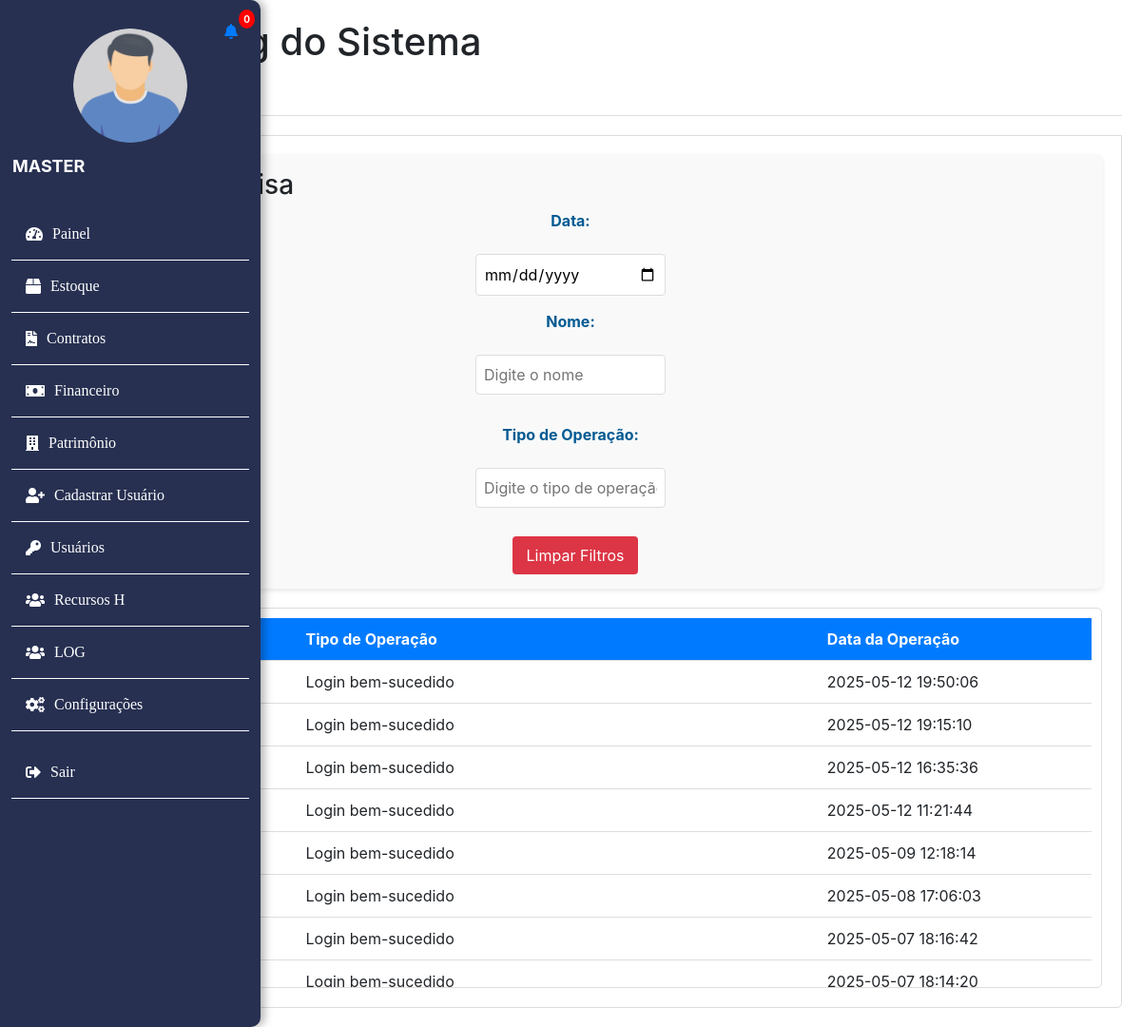
Before: /log.php (signed in) with the older database file.
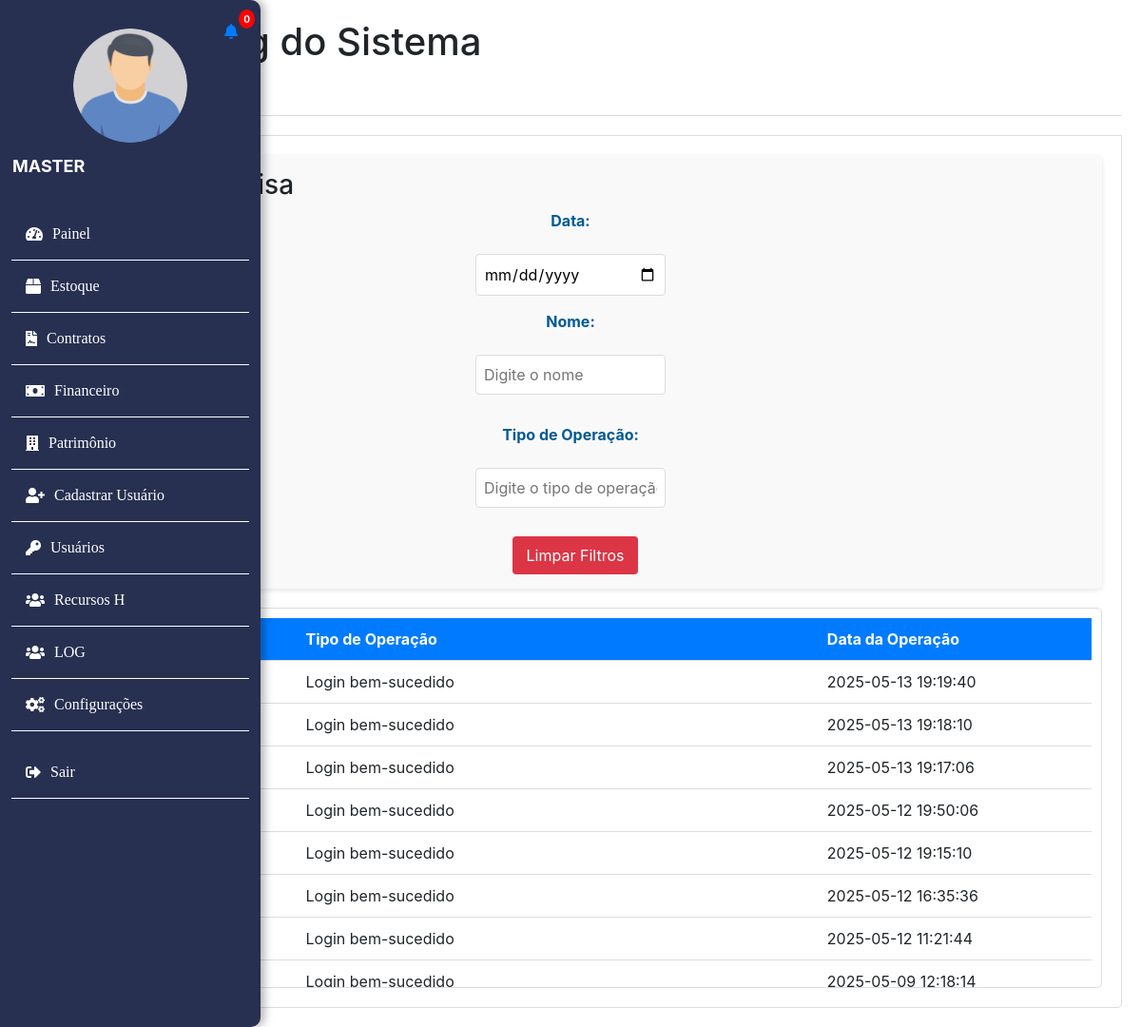
After: the same page with the newer database file.
### tables this page shows
CREATE TABLE `log_eventos` (
  `id` int(11) NOT NULL,
  `matricula` varchar(255) NOT NULL,
  `tipo_operacao` varchar(255) NOT NULL,
  `data_operacao` timestamp NOT NULL DEFAULT current_timestamp()
);

### log.php (the view, shortened to what this page needs)
<?php
include 'banco.php';
$query = "SELECT * FROM log_eventos ORDER BY data_operacao DESC";
$resultado = $con->query($query);
include 'header.php';
?>
<!DOCTYPE html>
<html lang="pt-br">
<head>
    <link rel="stylesheet" href="style.css">
    <link rel="stylesheet" href="./src/style/log.css">
</head>
<body>
    <div class="container">
        <h1>Logs e Debug do Sistema</h1>
        <div class="tabs">
            <div class="tab-button active" data-tab="logs">Logs</div>
            <div class="tab-button" data-tab="debug">Debug</div>
        </div>
        <div class="tab-content active" id="logs">
            <div class="filter-container">
                <h3>Filtros de Pesquisa</h3>
                <form id="filterForm">
                    <label for="data_operacao">Data:</label>
                    <input type="date" id="data_operacao" name="data_operacao">
                    <label for="matricula">Nome:</label>
                    <input type="text" id="matricula" name="matricula" placeholder="Digite o nome">
                    <label for="tipo_operacao">Tipo de Operação:</label>
                    <input type="text" id="tipo_operacao" name="tipo_operacao" placeholder="Digite o tipo de operação">
                    <button type="button" class="btn-clear" id="clearFilters">Limpar Filtros</button>
                </form>
            </div>
            <div class="log-table-container" id="logTableContainer">
                <table id="logTable">
                    <thead>
                        <tr>
                            <th>ID</th>
                            <th>Usuário</th>
                            <th>Tipo de Operação</th>
                            <th>Data da Operação</th>
                        </tr>
                    </thead>
                    <tbody>
                        <?php
                        while ($row = $resultado->fetch_assoc()) {
                            echo "<tr>";
                            echo "<td>" . htmlspecialchars($row['id']) . "</td>";
                            echo "<td>" . htmlspecialchars($row['matricula']) . "</td>";
                            echo "<td>" . htmlspecialchars($row['tipo_operacao']) . "</td>";
                            echo "<td>" . htmlspecialchars($row['data_operacao']) . "</td>";
                            echo "</tr>";
                        }
                        ?>
                    </tbody>
                </table>
            </div>
        </div>
    </div>
</body>
</html>

### header.php (shortened to what this page needs)
<?php
require_once 'bancoo.php';
try {
    $username = $_SESSION['username'];
    $setor = $_SESSION['setor'];
    $fotoBasePath = 'uploads/';
    $query = $pdo->prepare("SELECT foto FROM usuario WHERE username = :username");
    $query->bindParam(':username', $username, PDO::PARAM_STR);
    $query->execute();
    $result = $query->fetch(PDO::FETCH_ASSOC);
    $foto = (!empty($result['foto']) && file_exists($fotoBasePath . $result['foto']))
        ? $fotoBasePath . $result['foto']
        : $fotoBasePath . 'man.png';
    $menuItens = [];
    switch ($setor) {
        case 'administrador':
            $menuItens = [
                ['link' => 'painel.php', 'nome' => 'Painel', 'icon' => 'tachometer-alt'],
                ['link' => 'homeestoque.php', 'nome' => 'Estoque', 'icon' => 'box'],
                ['link' => 'homecontratos.php', 'nome' => 'Contratos', 'icon' => 'file-contract'],
                ['link' => 'homefinanceiro.php', 'nome' => 'Financeiro', 'icon' => 'money-bill'],
                ['link' => 'homepatrimonio.php', 'nome' => 'Patrimônio', 'icon' => 'building'],
                ['link' => 'cadastro_usuario.php', 'nome' => 'Cadastrar Usuário', 'icon' => 'user-plus'],
                ['link' => 'gerenciarpermissao.php', 'nome' => 'Usuários', 'icon' => 'key'],
                ['link' => 'homeRh.php', 'nome' => 'Recursos H', 'icon' => 'users'],
                ['link' => 'log.php', 'nome' => 'LOG', 'icon' => 'users'],
                ['link' => 'configuracao.php', 'nome' => 'Configurações', 'icon' => 'cogs'],
            ];
            break;
    }
} catch (PDOException $e) {
    die("Erro ao acessar as informações do usuário: " . $e->getMessage());
}
?>
<?php
$setor = $_SESSION['setor'];
$host = 'localhost';
$dbname = 'gm_sicbd';
$user = 'root';
$password = '';
try {
    $pdo = new PDO("mysql:host=$host;dbname=$dbname", $user, $password);
    $pdo->setAttribute(PDO::ATTR_ERRMODE, PDO::ERRMODE_EXCEPTION);
    if ($setor == 'administrador') {
        $query = "SELECT id, mensagem FROM notificacoes WHERE situacao = 'nao lida' ORDER BY data_criacao DESC";
        $stmt = $pdo->query($query);
        $notifications = $stmt->fetchAll(PDO::FETCH_ASSOC);
        $unreadCount = count($notifications);
    } elseif ($setor == 'estoque') {
        $query = "SELECT id, mensagem FROM notificacoes WHERE situacao = 'nao lida' AND (setor = 'estoque' OR setor = 'administrador') ORDER BY data_criacao DESC";
        $stmt = $pdo->query($query);
        $notifications = $stmt->fetchAll(PDO::FETCH_ASSOC);
        $unreadCount = count($notifications);
    } elseif ($setor == 'contratos') {
        $query = "SELECT id, mensagem FROM notificacoes WHERE situacao = 'nao lida' AND (setor = 'contratos' OR setor = 'administrador') ORDER BY data_criacao DESC";
        $stmt = $pdo->query($query);
        $notifications = $stmt->fetchAll(PDO::FETCH_ASSOC);
        $unreadCount = count($notifications);
    } elseif ($setor == 'financeiro') {
        $query = "SELECT id, mensagem FROM notificacoes WHERE situacao = 'nao lida' AND (setor = 'financeiro' OR setor = 'administrador') ORDER BY data_criacao DESC";
        $stmt = $pdo->query($query);
        $notifications = $stmt->fetchAll(PDO::FETCH_ASSOC);
        $unreadCount = count($notifications);
    } else {
        $unreadCount = 0;
        $notifications = [];
    }
} catch (PDOException $e) {
    echo "Erro ao conectar ao banco de dados: " . $e->getMessage();
}
?>
<!DOCTYPE html>
<html lang="pt-br">
<head>
    <link rel="stylesheet" href="src/style/lateral-menu.css">
    <link rel="stylesheet" href="https://stackpath.bootstrapcdn.com/bootstrap/4.5.2/css/bootstrap.min.css">
    <link rel="stylesheet" href="https://cdnjs.cloudflare.com/ajax/libs/font-awesome/5.15.3/css/all.min.css">
    <link rel="stylesheet" href="https://cdnjs.cloudflare.com/ajax/libs/font-awesome/5.15.4/css/all.min.css">
<link rel="stylesheet" href="https://stackpath.bootstrapcdn.com/bootstrap/4.5.2/css/bootstrap.min.css">
</head>
<body>
    <div class="wrapper">
        <nav id="sidebar" class="active">
<li class="nav-item">
    <a class="nav-link" href="#" id="notificacaoLink" data-toggle="dropdown" aria-haspopup="true" aria-expanded="false">
        <i class="fa fa-bell"></i>
        <span class="badge badge-danger" id="notificationCount"><?= $unreadCount ?></span>
    </a>
</li>
            <div class="profile-section">
                <a href="#" data-toggle="modal" data-target="#perfilModal">
                    <img src="<?= htmlspecialchars(!empty($foto) ? $foto : '/default.png') ?>" alt="Perfil" class="rounded-circle">
                    <p><?= htmlspecialchars($username) ?></p>
                </a>
            </div>
            <ul class="list-unstyled components">
                <?php foreach ($menuItens as $item): ?>
                    <li>
                        <a href="<?= htmlspecialchars($item['link']) ?>">
                            <i class="fa fa-<?= htmlspecialchars($item['icon']) ?>"></i>
                            <span class="menu-text"><?= htmlspecialchars($item['nome']) ?></span>
                        </a>
                    </li>
                <?php endforeach; ?>
            </ul>
            <ul class="list-unstyled components">
                <li class="exit-btn">
                    <a href="sair.php" class="exit-btn-link">
                        <i class="fa fa-sign-out-alt exit-icon"></i>
                        <span>Sair</span>
                    </a>
                </li>
            </ul>
        </nav>
    </div>
</body>
</html>

### src/style/lateral-menu.css (style rules this page uses)
#sidebar { background: #273051; color: white; padding: 30px 12px; position: fixed; height: 100%; top: 0; left: 0; box-shadow: 4px 0 10px rgba(0, 0, 0, 0.3); display: flex; flex-direction: column; align-items: center; z-index: 1000; border-radius: 0px 10px 10px 0px; transition: width 0.5s ease, transform 0.3s ease-in-out; }
.nav-item { position: absolute; left: 220px; top: 13px; }
#sidebar .badge { position: absolute; top: -3px; right: -2px; background-color: #ff0000; color: white; padding: 5px; border-radius: 50%; font-size: 10px; z-index: 1060; }
#sidebar .profile-section, #sidebar .menu-item { width: 100%; text-align: center; overflow: hidden; white-space: normal; text-overflow: ellipsis; }
#sidebar .profile-section { margin-bottom: 30px; }
#sidebar .profile-section img { width: 120px; height: 120px; border-radius: 50%; margin-bottom: 10px; object-fit: cover; }
#sidebar .profile-section p { font-size: 18px; font-weight: bold; color: white; }
#sidebar .profile-section a { text-decoration: none; }
.list-unstyled { width: 250px; padding-left: 0; list-style: none; font-family: cursive; }
#sidebar .components li { padding: 10px; border-bottom: 1px solid white; transition: background-color 0.3s ease, padding-left 0.3s ease; }
#sidebar .components li a { color: white; text-decoration: none; display: flex; align-items: center; padding: 5px 5px; position: relative; border-radius: 5px; transition: padding-left 0.3s ease, background-color 0.3s ease; }
#sidebar .components li a i { margin-right: 10px; transition: transform 0.3s ease, color 0.3s ease; }
#sidebar .components li a span { transition: opacity 0.3s ease-in-out; }
.nav-item::marker { content: none; }

### RH/crachaa/publico/css/style.css (style rules this page uses)
label { color: #005A92; font-size: bolder; }
.text1, p { display: grid; margin: 1px; text-align: start; gap: 2px; }

### src/style/log.css (style rules this page uses)
.log-table-container { max-height: 500px; overflow-y: auto; border: 1px solid #ccc; padding: 10px; }
table { width: 100%; border-collapse: collapse; }
th, td { padding: 8px; text-align: left; border-bottom: 1px solid #ddd; }
th { background-color: #f2f2f2; }
.filter-container { margin-bottom: 20px; }
.btn-clear { margin-left: 10px; padding: 6px 12px; background-color: #f44336; color: white; border: none; cursor: pointer; }
form { display: flex; flex-direction: column; }
input[type="text"], input[type="email"], textarea, select { padding: 10px; margin-bottom: 15px; border: 1px solid #ddd; border-radius: 4px; font-size: 1rem; width: 100%; box-sizing: border-box; }

### log.php (style rules this page uses)
.tabs { display: flex; border-bottom: 1px solid #ddd; margin-bottom: 20px; }
.tab-button { padding: 10px 20px; cursor: pointer; background: #f4f4f4; border: 1px solid #ddd; border-bottom: none; border-radius: 5px 5px 0 0; margin-right: 5px; transition: background 0.3s; }
.tab-button.active { background: #fff; font-weight: bold; }
.tab-content { display: none; padding: 20px; background: #fff; border: 1px solid #ddd; border-radius: 0 0 5px 5px; }
.tab-content.active { display: block; }
.container { max-width: 1200px; margin: 0 auto; padding: 20px; }
.filter-container { margin-bottom: 20px; padding: 15px; background: #f9f9f9; border-radius: 5px; box-shadow: 0 2px 5px rgba(0,0,0,0.1); }
.filter-container h3 { margin-top: 0; }
.filter-container form { display: flex; flex-wrap: wrap; gap: 15px; align-items: center; }
.filter-container label { font-weight: bold; }
.filter-container input { padding: 8px; border: 1px solid #ddd; border-radius: 4px; width: 200px; }
.btn-clear { background: #dc3545; color: #fff; border: none; padding: 8px 15px; border-radius: 4px; cursor: pointer; }
.log-table-container { max-height: 400px; overflow-y: auto; border: 1px solid #ddd; border-radius: 5px; }
#logTable { width: 100%; border-collapse: collapse; }
#logTable th, #logTable td { padding: 10px; border-bottom: 1px solid #ddd; text-align: left; }
#logTable th { background: #007bff; color: #fff; position: sticky; top: 0; z-index: 1; }

Changed rows visible on the page:
no longer on this page (row unchanged): log_eventos: tipo_operacao "Login bem-sucedido", data_operacao "2025-05-08 17:06:03"
no longer on this page (row unchanged): log_eventos: tipo_operacao "Login bem-sucedido", data_operacao "2025-05-07 18:16:42"
no longer on this page (row unchanged): log_eventos: tipo_operacao "Login bem-sucedido", data_operacao "2025-05-07 18:14:20"
added log_eventos: tipo_operacao "Login bem-sucedido", data_operacao "2025-05-13 19:19:40"
added log_eventos: tipo_operacao "Login bem-sucedido", data_operacao "2025-05-13 19:18:10"
added log_eventos: tipo_operacao "Login bem-sucedido", data_operacao "2025-05-13 19:17:06"
